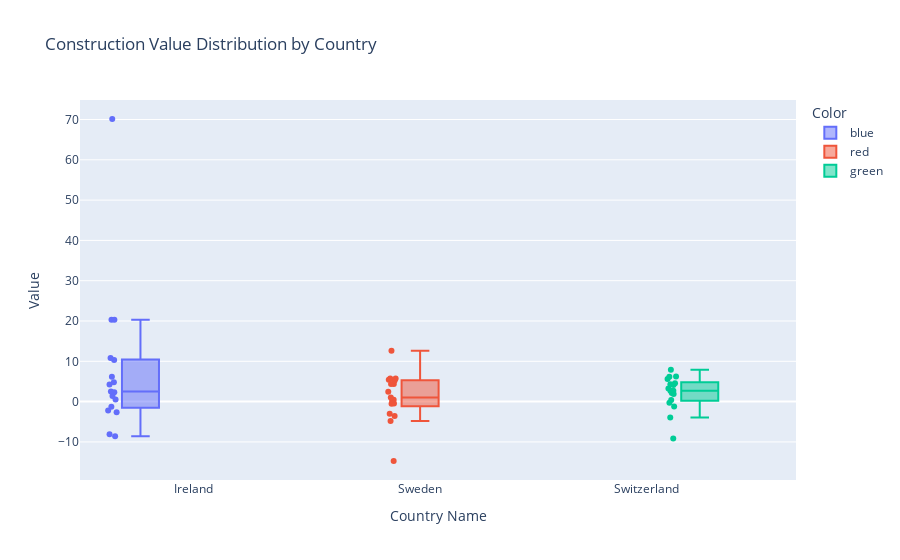

The cell this chart's notebook holds for it:
### Code cell
import plotly.express as px

# Define a dictionary mapping countries to colors
color_mapping = {'Ireland': 'blue', 'Sweden': 'red', 'Switzerland': 'green'}

# Create a new column in the DataFrame to represent the colors
filtered_df2['Color'] = filtered_df2['Country Name'].map(color_mapping)

fig = px.box(filtered_df2, x='Country Name', y='Value', points='all',
             color='Color', title='Construction Value Distribution by Country')
fig.show()

### Figure 1 — Plotly figure (JSON) as saved in the notebook; plotly's stock layout.template omitted (floating-point values rounded to 4 significant figures)
{"data": [{"alignmentgroup": "True", "boxpoints": "all", "hovertemplate": "Color=blue<br>Country Name=%{x}<br>Value=%{y}<extra></extra>", "legendgroup": "blue", "marker": {"color": "#636efa"}, "name": "blue", "notched": false, "offsetgroup": "blue", "orientation": "v", "showlegend": true, "type": "box", "x": ["Ireland", "Ireland", "Ireland", "Ireland", "Ireland", "Ireland", "Ireland", "Ireland", "Ireland", "Ireland", "Ireland", "Ireland", "Ireland", "Ireland", "Ireland", "Ireland", "Ireland"], "x0": " ", "xaxis": "x", "y": [6.183, 2.542, 4.825, -8.079, -8.602, 0.5148, 1.364, -2.213, -2.657, 10.33, 70.12, -1.267, 4.234, 10.83, 2.315, 20.34, 20.33], "y0": " ", "yaxis": "y"}, {"alignmentgroup": "True", "boxpoints": "all", "hovertemplate": "Color=red<br>Country Name=%{x}<br>Value=%{y}<extra></extra>", "legendgroup": "red", "marker": {"color": "#EF553B"}, "name": "red", "notched": false, "offsetgroup": "red", "orientation": "v", "showlegend": true, "type": "box", "x": ["Sweden", "Sweden", "Sweden", "Sweden", "Sweden", "Sweden", "Sweden", "Sweden", "Sweden", "Sweden", "Sweden", "Sweden", "Sweden", "Sweden", "Sweden", "Sweden", "Sweden"], "x0": " ", "xaxis": "x", "y": [2.427, 5.714, 5.435, -4.798, -14.73, 12.6, 4.386, -3.001, -3.556, 0.4597, 5.262, -0.4456, 4.352, 1.04, 0.2147, -0.5274, 5.717], "y0": " ", "yaxis": "y"}, {"alignmentgroup": "True", "boxpoints": "all", "hovertemplate": "Color=green<br>Country Name=%{x}<br>Value=%{y}<extra></extra>", "legendgroup": "green", "marker": {"color": "#00cc96"}, "name": "green", "notched": false, "offsetgroup": "green", "orientation": "v", "showlegend": true, "type": "box", "x": ["Switzerland", "Switzerland", "Switzerland", "Switzerland", "Switzerland", "Switzerland", "Switzerland", "Switzerland", "Switzerland", "Switzerland", "Switzerland", "Switzerland", "Switzerland", "Switzerland", "Switzerland", "Switzerland", "Switzerland"], "x0": " ", "xaxis": "x", "y": [4.123, 4.561, 3.277, 2.702, -9.153, 6.199, 6.231, -1.23, 2.125, 0.3792, -0.2828, 1.886, 4.335, 5.584, 2.671, -3.928, 7.905], "y0": " ", "yaxis": "y"}], "layout": {"boxmode": "group", "legend": {"title": {"text": "Color"}, "tracegroupgap": 0}, "title": {"text": "Construction Value Distribution by Country"}, "xaxis": {"anchor": "y", "domain": [0, 1], "title": {"text": "Country Name"}}, "yaxis": {"anchor": "x", "domain": [0, 1], "title": {"text": "Value"}}}}
